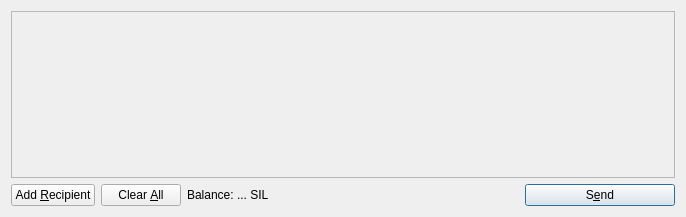
<?xml version="1.0" encoding="UTF-8"?>
<ui version="4.0">
 <class>SendCoinsDialog</class>
 <widget class="QDialog" name="SendCoinsDialog">
  <property name="geometry">
   <rect>
    <x>0</x>
    <y>0</y>
    <width>686</width>
    <height>217</height>
   </rect>
  </property>
  <property name="windowTitle">
   <string>Send Coins</string>
  </property>
  <layout class="QVBoxLayout" name="verticalLayout">
   <item>
    <widget class="QScrollArea" name="scrollArea">
     <property name="widgetResizable">
      <bool>true</bool>
     </property>
     <widget class="QWidget" name="scrollAreaWidgetContents">
      <property name="geometry">
       <rect>
        <x>0</x>
        <y>0</y>
        <width>666</width>
        <height>165</height>
       </rect>
      </property>
      <layout class="QVBoxLayout" name="verticalLayout_2">
       <property name="margin">
        <number>0</number>
       </property>
       <item>
        <layout class="QVBoxLayout" name="entries">
         <property name="spacing">
          <number>6</number>
         </property>
        </layout>
       </item>
       <item>
        <spacer name="verticalSpacer">
         <property name="orientation">
          <enum>Qt::Vertical</enum>
         </property>
         <property name="sizeHint" stdset="0">
          <size>
           <width>20</width>
           <height>40</height>
          </size>
         </property>
        </spacer>
       </item>
      </layout>
     </widget>
    </widget>
   </item>
   <item>
    <layout class="QHBoxLayout" name="horizontalLayout">
     <item>
      <widget class="QPushButton" name="addButton">
       <property name="toolTip">
        <string>Send to multiple recipients at once</string>
       </property>
       <property name="text">
        <string>Add &amp;Recipient</string>
       </property>
       <property name="icon">
        <iconset resource="../bitcoin.qrc">
         <normaloff>:/icons/add</normaloff>:/icons/add</iconset>
       </property>
       <property name="autoDefault">
        <bool>false</bool>
       </property>
      </widget>
     </item>
     <item>
      <widget class="QPushButton" name="clearButton">
       <property name="sizePolicy">
        <sizepolicy hsizetype="Minimum" vsizetype="Fixed">
         <horstretch>0</horstretch>
         <verstretch>0</verstretch>
        </sizepolicy>
       </property>
       <property name="toolTip">
        <string>Remove all transaction fields</string>
       </property>
       <property name="text">
        <string>Clear &amp;All</string>
       </property>
       <property name="icon">
        <iconset resource="../bitcoin.qrc">
         <normaloff>:/icons/remove</normaloff>:/icons/remove</iconset>
       </property>
       <property name="autoRepeatDelay">
        <number>300</number>
       </property>
       <property name="autoDefault">
        <bool>false</bool>
       </property>
      </widget>
     </item>
     <item>
      <layout class="QHBoxLayout" name="horizontalLayout_2">
       <property name="spacing">
        <number>3</number>
       </property>
       <item>
        <widget class="QLabel" name="label">
         <property name="text">
          <string>Balance:</string>
         </property>
        </widget>
       </item>
       <item>
        <widget class="QLabel" name="labelBalance">
         <property name="cursor">
          <cursorShape>IBeamCursor</cursorShape>
         </property>
         <property name="text">
          <string>... SIL</string>
         </property>
         <property name="textInteractionFlags">
          <set>Qt::LinksAccessibleByMouse|Qt::TextSelectableByKeyboard|Qt::TextSelectableByMouse</set>
         </property>
        </widget>
       </item>
      </layout>
     </item>
     <item>
      <spacer name="horizontalSpacer">
       <property name="orientation">
        <enum>Qt::Horizontal</enum>
       </property>
       <property name="sizeHint" stdset="0">
        <size>
         <width>40</width>
         <height>20</height>
        </size>
       </property>
      </spacer>
     </item>
     <item>
      <widget class="QPushButton" name="sendButton">
       <property name="minimumSize">
        <size>
         <width>150</width>
         <height>0</height>
        </size>
       </property>
       <property name="toolTip">
        <string>Confirm the send action</string>
       </property>
       <property name="text">
        <string>S&amp;end</string>
       </property>
       <property name="icon">
        <iconset resource="../bitcoin.qrc">
         <normaloff>:/icons/send</normaloff>:/icons/send</iconset>
       </property>
       <property name="default">
        <bool>true</bool>
       </property>
      </widget>
     </item>
    </layout>
   </item>
  </layout>
 </widget>
 <resources>
  <include location="../bitcoin.qrc"/>
 </resources>
 <connections/>
</ui>
